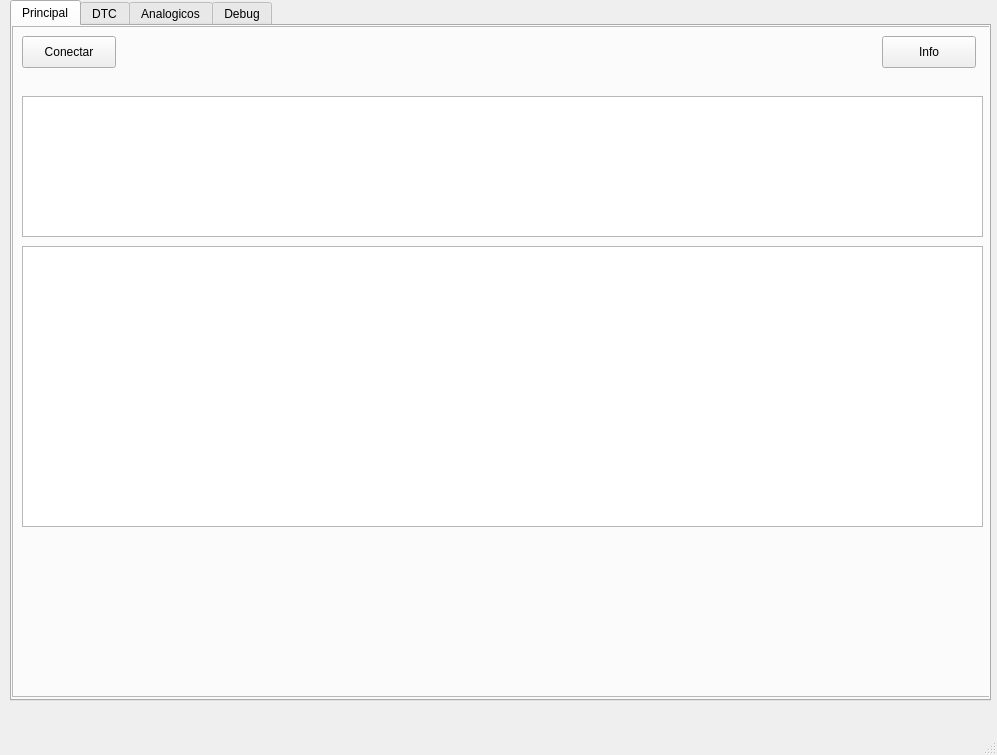
<?xml version="1.0" encoding="UTF-8"?>
<ui version="4.0">
 <class>MainWindow</class>
 <widget class="QMainWindow" name="MainWindow">
  <property name="geometry">
   <rect>
    <x>0</x>
    <y>0</y>
    <width>997</width>
    <height>755</height>
   </rect>
  </property>
  <property name="windowTitle">
   <string>Scanner OBD2</string>
  </property>
  <widget class="QWidget" name="centralwidget">
   <widget class="QTabWidget" name="tab_bar">
    <property name="geometry">
     <rect>
      <x>10</x>
      <y>0</y>
      <width>981</width>
      <height>701</height>
     </rect>
    </property>
    <property name="currentIndex">
     <number>0</number>
    </property>
    <widget class="QWidget" name="tab">
     <attribute name="title">
      <string>Principal</string>
     </attribute>
     <widget class="QFrame" name="frame">
      <property name="geometry">
       <rect>
        <x>0</x>
        <y>0</y>
        <width>981</width>
        <height>671</height>
       </rect>
      </property>
      <property name="frameShape">
       <enum>QFrame::StyledPanel</enum>
      </property>
      <property name="frameShadow">
       <enum>QFrame::Raised</enum>
      </property>
      <widget class="QPlainTextEdit" name="pText_list">
       <property name="enabled">
        <bool>true</bool>
       </property>
       <property name="geometry">
        <rect>
         <x>10</x>
         <y>220</y>
         <width>961</width>
         <height>281</height>
        </rect>
       </property>
       <property name="readOnly">
        <bool>true</bool>
       </property>
      </widget>
      <widget class="QPushButton" name="btn_connect">
       <property name="geometry">
        <rect>
         <x>10</x>
         <y>10</y>
         <width>94</width>
         <height>32</height>
        </rect>
       </property>
       <property name="text">
        <string>Conectar</string>
       </property>
      </widget>
      <widget class="QPushButton" name="btn_info">
       <property name="geometry">
        <rect>
         <x>870</x>
         <y>10</y>
         <width>94</width>
         <height>32</height>
        </rect>
       </property>
       <property name="text">
        <string>Info</string>
       </property>
      </widget>
      <widget class="QPlainTextEdit" name="pText_info">
       <property name="enabled">
        <bool>true</bool>
       </property>
       <property name="geometry">
        <rect>
         <x>10</x>
         <y>70</y>
         <width>961</width>
         <height>141</height>
        </rect>
       </property>
       <property name="readOnly">
        <bool>true</bool>
       </property>
      </widget>
     </widget>
    </widget>
    <widget class="QWidget" name="tab_2">
     <attribute name="title">
      <string>DTC</string>
     </attribute>
     <widget class="QPlainTextEdit" name="pText_dtc">
      <property name="enabled">
       <bool>true</bool>
      </property>
      <property name="geometry">
       <rect>
        <x>10</x>
        <y>130</y>
        <width>971</width>
        <height>361</height>
       </rect>
      </property>
      <property name="readOnly">
       <bool>true</bool>
      </property>
     </widget>
     <widget class="QPushButton" name="btn_read_dtc">
      <property name="geometry">
       <rect>
        <x>10</x>
        <y>10</y>
        <width>94</width>
        <height>32</height>
       </rect>
      </property>
      <property name="text">
       <string>Leitura DTC</string>
      </property>
     </widget>
     <widget class="QPushButton" name="btn_clear_dtc">
      <property name="geometry">
       <rect>
        <x>880</x>
        <y>10</y>
        <width>94</width>
        <height>32</height>
       </rect>
      </property>
      <property name="text">
       <string>Limpa DTC</string>
      </property>
     </widget>
    </widget>
    <widget class="QWidget" name="tab_3">
     <attribute name="title">
      <string>Analogicos</string>
     </attribute>
    </widget>
    <widget class="QWidget" name="tab_4">
     <attribute name="title">
      <string>Debug</string>
     </attribute>
     <widget class="QPlainTextEdit" name="pText_debug">
      <property name="enabled">
       <bool>true</bool>
      </property>
      <property name="geometry">
       <rect>
        <x>10</x>
        <y>150</y>
        <width>961</width>
        <height>351</height>
       </rect>
      </property>
      <property name="readOnly">
       <bool>true</bool>
      </property>
     </widget>
    </widget>
   </widget>
  </widget>
  <widget class="QMenuBar" name="menubar">
   <property name="geometry">
    <rect>
     <x>0</x>
     <y>0</y>
     <width>997</width>
     <height>22</height>
    </rect>
   </property>
  </widget>
  <widget class="QStatusBar" name="statusbar"/>
 </widget>
 <resources/>
 <connections/>
</ui>
